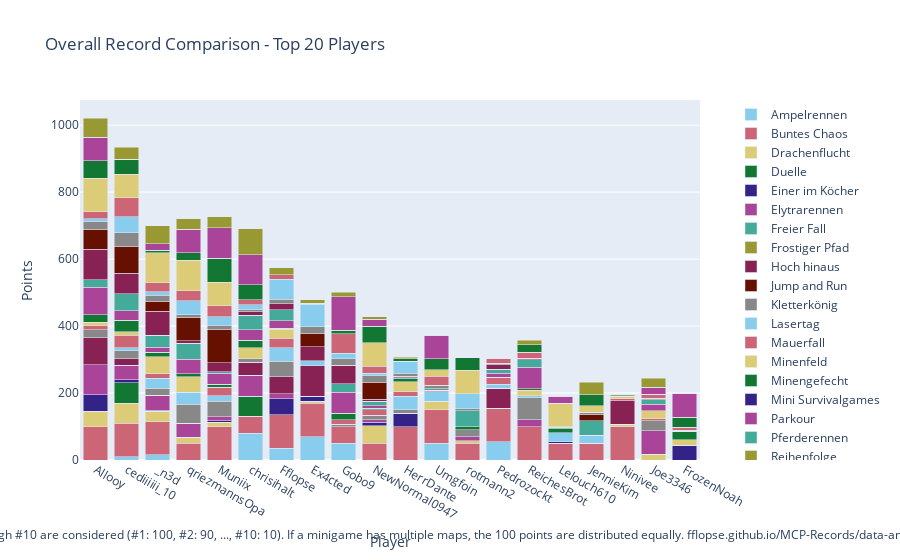

Write notebook code for a chart like this one.
### Code cell
import plotly.graph_objects as go

# Sum all columns to get the total score
outDf['Total'] = outDf.sum(axis=1)

# Sort by total score and fill N/A values with 0
outDf = outDf.sort_values(by='Total', ascending=False).fillna(0)

# Crop to top 10 players
cropDf = outDf.head(20).copy()

# Drop the 'Total' column for plotting
cropDf = cropDf.drop(columns=['Total'])

# Create a color palette
color_palette = px.colors.qualitative.Safe

# Create the stacked bar plot
fig = go.Figure()

cropDf = remove_duplicate_columns(cropDf)

for column in cropDf.columns.difference(['Player']):
    fig.add_trace(go.Bar(
        x=cropDf.index,
        y=cropDf[column],
        name=column,
        marker_color=color_palette[len(fig.data) % len(color_palette)]
    ))

# Update layout
fig.update_layout(
    barmode='stack',
    title='Overall Record Comparison - Top 20 Players',
    xaxis=dict(title='Player'),
    yaxis=dict(title='Points'),
    #height=800,
    #width=1000,
    legend=dict(
        x=1.05,
        y=0.5,
        traceorder='normal',
        font=dict(size=12),
        bgcolor='rgba(255, 255, 255, 0)',
        bordercolor='rgba(0, 0, 0, 0)'
    ),
    margin=dict(r=200),  # Adjust right margin to make room for the legend
    annotations=[
        dict(
            x=0.5,
            y=-0.235,
            xref='paper',
            yref='paper',
            text='Max 100 points per minigame. Records #1 through #10 are considered (#1: 100, #2: 90, ..., #10: 10). If a minigame has multiple maps, the 100 points are distributed equally. fflopse.github.io/MCP-Records/data-analysis/global-ranking.ipynb',
            showarrow=False,
            font=dict(size=12),
            xanchor='center'
        )
    ]
)

fig.show()

# save the plot as an html file

fig.write_html('out/overall_record_comparison.html')

### Figure 1 — Plotly figure (JSON) as saved in the notebook; plotly's stock layout.template omitted (floating-point values rounded to 4 significant figures)
{"data": [{"marker": {"color": "rgb(136, 204, 238)"}, "name": "Ampelrennen", "type": "bar", "x": ["Allooy", "cediiiiii_10", "_n3d", "qriezmannsOpa", "Muniix", "chrisihalt", "Fflopse", "Ex4cted", "Gobo9", "NewNormal0947", "HerrDante", "Umgfoin", "rotmann2", "Pedrozockt", "ReichesBrot", "Lelouch610", "JennieKim", "Ninivee", "Joe3346", "FrozenNoah"], "y": [0.0, 10.0, 15.0, 0.0, 0.0, 80.0, 35.0, 70.0, 50.0, 0.0, 0.0, 50.0, 0.0, 55.0, 0.0, 0.0, 0.0, 0.0, 0.0, 0.0]}, {"marker": {"color": "rgb(204, 102, 119)"}, "name": "Buntes Chaos", "type": "bar", "x": ["Allooy", "cediiiiii_10", "_n3d", "qriezmannsOpa", "Muniix", "chrisihalt", "Fflopse", "Ex4cted", "Gobo9", "NewNormal0947", "HerrDante", "Umgfoin", "rotmann2", "Pedrozockt", "ReichesBrot", "Lelouch610", "JennieKim", "Ninivee", "Joe3346", "FrozenNoah"], "y": [100.0, 100.0, 100.0, 50.0, 100.0, 50.0, 100.0, 100.0, 50.0, 50.0, 100.0, 100.0, 50.0, 100.0, 100.0, 50.0, 50.0, 100.0, 0.0, 0.0]}, {"marker": {"color": "rgb(221, 204, 119)"}, "name": "Drachenflucht", "type": "bar", "x": ["Allooy", "cediiiiii_10", "_n3d", "qriezmannsOpa", "Muniix", "chrisihalt", "Fflopse", "Ex4cted", "Gobo9", "NewNormal0947", "HerrDante", "Umgfoin", "rotmann2", "Pedrozockt", "ReichesBrot", "Lelouch610", "JennieKim", "Ninivee", "Joe3346", "FrozenNoah"], "y": [45.0, 60.0, 30.0, 17.5, 12.5, 0.0, 0.0, 5.0, 0.0, 52.5, 0.0, 25.0, 7.5, 0.0, 0.0, 0.0, 0.0, 7.5, 17.5, 0.0]}, {"marker": {"color": "rgb(17, 119, 51)"}, "name": "Duelle", "type": "bar", "x": ["Allooy", "cediiiiii_10", "_n3d", "qriezmannsOpa", "Muniix", "chrisihalt", "Fflopse", "Ex4cted", "Gobo9", "NewNormal0947", "HerrDante", "Umgfoin", "rotmann2", "Pedrozockt", "ReichesBrot", "Lelouch610", "JennieKim", "Ninivee", "Joe3346", "FrozenNoah"], "y": [0.0, 60.0, 0.0, 0.0, 0.0, 60.0, 0.0, 0.0, 0.0, 0.0, 0.0, 0.0, 0.0, 0.0, 0.0, 0.0, 0.0, 0.0, 0.0, 0.0]}, {"marker": {"color": "rgb(51, 34, 136)"}, "name": "Einer im Köcher", "type": "bar", "x": ["Allooy", "cediiiiii_10", "_n3d", "qriezmannsOpa", "Muniix", "chrisihalt", "Fflopse", "Ex4cted", "Gobo9", "NewNormal0947", "HerrDante", "Umgfoin", "rotmann2", "Pedrozockt", "ReichesBrot", "Lelouch610", "JennieKim", "Ninivee", "Joe3346", "FrozenNoah"], "y": [50.0, 10.0, 4.0, 0.0, 4.0, 0.0, 48.0, 16.0, 0.0, 10.0, 40.0, 0.0, 0.0, 0.0, 0.0, 4.0, 0.0, 0.0, 0.0, 44.0]}, {"marker": {"color": "rgb(170, 68, 153)"}, "name": "Elytrarennen", "type": "bar", "x": ["Allooy", "cediiiiii_10", "_n3d", "qriezmannsOpa", "Muniix", "chrisihalt", "Fflopse", "Ex4cted", "Gobo9", "NewNormal0947", "HerrDante", "Umgfoin", "rotmann2", "Pedrozockt", "ReichesBrot", "Lelouch610", "JennieKim", "Ninivee", "Joe3346", "FrozenNoah"], "y": [90.0, 42.5, 45.0, 42.5, 12.5, 62.5, 15.0, 0.0, 0.0, 7.5, 0.0, 0.0, 12.5, 0.0, 20.0, 0.0, 0.0, 0.0, 70.0, 0.0]}, {"marker": {"color": "rgb(68, 170, 153)"}, "name": "Freier Fall", "type": "bar", "x": ["Allooy", "cediiiiii_10", "_n3d", "qriezmannsOpa", "Muniix", "chrisihalt", "Fflopse", "Ex4cted", "Gobo9", "NewNormal0947", "HerrDante", "Umgfoin", "rotmann2", "Pedrozockt", "ReichesBrot", "Lelouch610", "JennieKim", "Ninivee", "Joe3346", "FrozenNoah"], "y": [0.0, 0.0, 0.0, 0.0, 0.0, 0.0, 0.0, 0.0, 0.0, 0.0, 0.0, 0.0, 0.0, 0.0, 0.0, 0.0, 0.0, 0.0, 0.0, 0.0]}, {"marker": {"color": "rgb(153, 153, 51)"}, "name": "Frostiger Pfad", "type": "bar", "x": ["Allooy", "cediiiiii_10", "_n3d", "qriezmannsOpa", "Muniix", "chrisihalt", "Fflopse", "Ex4cted", "Gobo9", "NewNormal0947", "HerrDante", "Umgfoin", "rotmann2", "Pedrozockt", "ReichesBrot", "Lelouch610", "JennieKim", "Ninivee", "Joe3346", "FrozenNoah"], "y": [0.0, 0.0, 0.0, 0.0, 0.0, 0.0, 0.0, 0.0, 0.0, 0.0, 0.0, 0.0, 0.0, 0.0, 0.0, 0.0, 0.0, 0.0, 0.0, 0.0]}, {"marker": {"color": "rgb(136, 34, 85)"}, "name": "Hoch hinaus", "type": "bar", "x": ["Allooy", "cediiiiii_10", "_n3d", "qriezmannsOpa", "Muniix", "chrisihalt", "Fflopse", "Ex4cted", "Gobo9", "NewNormal0947", "HerrDante", "Umgfoin", "rotmann2", "Pedrozockt", "ReichesBrot", "Lelouch610", "JennieKim", "Ninivee", "Joe3346", "FrozenNoah"], "y": [80.0, 20.0, 0.0, 0.0, 0.0, 40.0, 50.0, 90.0, 0.0, 0.0, 0.0, 0.0, 0.0, 60.0, 0.0, 0.0, 0.0, 70.0, 0.0, 0.0]}, {"marker": {"color": "rgb(102, 17, 0)"}, "name": "Jump and Run", "type": "bar", "x": ["Allooy", "cediiiiii_10", "_n3d", "qriezmannsOpa", "Muniix", "chrisihalt", "Fflopse", "Ex4cted", "Gobo9", "NewNormal0947", "HerrDante", "Umgfoin", "rotmann2", "Pedrozockt", "ReichesBrot", "Lelouch610", "JennieKim", "Ninivee", "Joe3346", "FrozenNoah"], "y": [0.0, 0.0, 0.0, 0.0, 0.0, 0.0, 0.0, 0.0, 0.0, 0.0, 0.0, 0.0, 0.0, 0.0, 0.0, 0.0, 0.0, 0.0, 0.0, 0.0]}, {"marker": {"color": "rgb(136, 136, 136)"}, "name": "Kletterkönig", "type": "bar", "x": ["Allooy", "cediiiiii_10", "_n3d", "qriezmannsOpa", "Muniix", "chrisihalt", "Fflopse", "Ex4cted", "Gobo9", "NewNormal0947", "HerrDante", "Umgfoin", "rotmann2", "Pedrozockt", "ReichesBrot", "Lelouch610", "JennieKim", "Ninivee", "Joe3346", "FrozenNoah"], "y": [23.33, 23.33, 20.0, 56.67, 46.67, 10.0, 46.67, 0.0, 6.667, 13.33, 10.0, 0.0, 20.0, 0.0, 66.67, 0.0, 0.0, 0.0, 30.0, 0.0]}, {"marker": {"color": "rgb(136, 204, 238)"}, "name": "Lasertag", "type": "bar", "x": ["Allooy", "cediiiiii_10", "_n3d", "qriezmannsOpa", "Muniix", "chrisihalt", "Fflopse", "Ex4cted", "Gobo9", "NewNormal0947", "HerrDante", "Umgfoin", "rotmann2", "Pedrozockt", "ReichesBrot", "Lelouch610", "JennieKim", "Ninivee", "Joe3346", "FrozenNoah"], "y": [0.0, 10.0, 30.0, 35.0, 16.67, 0.0, 40.0, 15.0, 0.0, 0.0, 40.0, 28.33, 0.0, 11.67, 5.0, 26.67, 23.33, 0.0, 0.0, 0.0]}, {"marker": {"color": "rgb(204, 102, 119)"}, "name": "Mauerfall", "type": "bar", "x": ["Allooy", "cediiiiii_10", "_n3d", "qriezmannsOpa", "Muniix", "chrisihalt", "Fflopse", "Ex4cted", "Gobo9", "NewNormal0947", "HerrDante", "Umgfoin", "rotmann2", "Pedrozockt", "ReichesBrot", "Lelouch610", "JennieKim", "Ninivee", "Joe3346", "FrozenNoah"], "y": [12.86, 37.14, 14.29, 0.0, 24.29, 0.0, 28.57, 0.0, 12.86, 17.14, 14.29, 5.714, 0.0, 20.0, 0.0, 0.0, 0.0, 5.714, 5.714, 0.0]}, {"marker": {"color": "rgb(221, 204, 119)"}, "name": "Minenfeld", "type": "bar", "x": ["Allooy", "cediiiiii_10", "_n3d", "qriezmannsOpa", "Muniix", "chrisihalt", "Fflopse", "Ex4cted", "Gobo9", "NewNormal0947", "HerrDante", "Umgfoin", "rotmann2", "Pedrozockt", "ReichesBrot", "Lelouch610", "JennieKim", "Ninivee", "Joe3346", "FrozenNoah"], "y": [10.0, 10.0, 50.0, 46.67, 0.0, 33.33, 26.67, 0.0, 0.0, 0.0, 30.0, 0.0, 0.0, 0.0, 16.67, 0.0, 0.0, 6.667, 23.33, 16.67]}, {"marker": {"color": "rgb(17, 119, 51)"}, "name": "Minengefecht", "type": "bar", "x": ["Allooy", "cediiiiii_10", "_n3d", "qriezmannsOpa", "Muniix", "chrisihalt", "Fflopse", "Ex4cted", "Gobo9", "NewNormal0947", "HerrDante", "Umgfoin", "rotmann2", "Pedrozockt", "ReichesBrot", "Lelouch610", "JennieKim", "Ninivee", "Joe3346", "FrozenNoah"], "y": [22.5, 35.0, 13.75, 10.0, 10.0, 22.5, 3.75, 0.0, 20.0, 3.75, 8.75, 0.0, 10.0, 0.0, 3.75, 12.5, 0.0, 0.0, 0.0, 25.0]}, {"marker": {"color": "rgb(51, 34, 136)"}, "name": "Mini Survivalgames", "type": "bar", "x": ["Allooy", "cediiiiii_10", "_n3d", "qriezmannsOpa", "Muniix", "chrisihalt", "Fflopse", "Ex4cted", "Gobo9", "NewNormal0947", "HerrDante", "Umgfoin", "rotmann2", "Pedrozockt", "ReichesBrot", "Lelouch610", "JennieKim", "Ninivee", "Joe3346", "FrozenNoah"], "y": [0.0, 0.0, 0.0, 0.0, 0.0, 0.0, 0.0, 0.0, 0.0, 0.0, 0.0, 0.0, 0.0, 0.0, 0.0, 0.0, 0.0, 0.0, 0.0, 0.0]}, {"marker": {"color": "rgb(170, 68, 153)"}, "name": "Parkour", "type": "bar", "x": ["Allooy", "cediiiiii_10", "_n3d", "qriezmannsOpa", "Muniix", "chrisihalt", "Fflopse", "Ex4cted", "Gobo9", "NewNormal0947", "HerrDante", "Umgfoin", "rotmann2", "Pedrozockt", "ReichesBrot", "Lelouch610", "JennieKim", "Ninivee", "Joe3346", "FrozenNoah"], "y": [82.5, 27.5, 15.0, 42.5, 32.5, 30.0, 22.5, 0.0, 62.5, 7.5, 0.0, 0.0, 0.0, 12.5, 65.0, 0.0, 0.0, 0.0, 20.0, 0.0]}, {"marker": {"color": "rgb(68, 170, 153)"}, "name": "Pferderennen", "type": "bar", "x": ["Allooy", "cediiiiii_10", "_n3d", "qriezmannsOpa", "Muniix", "chrisihalt", "Fflopse", "Ex4cted", "Gobo9", "NewNormal0947", "HerrDante", "Umgfoin", "rotmann2", "Pedrozockt", "ReichesBrot", "Lelouch610", "JennieKim", "Ninivee", "Joe3346", "FrozenNoah"], "y": [21.67, 51.67, 35.0, 48.33, 5.0, 43.33, 33.33, 0.0, 25.0, 13.33, 3.333, 3.333, 46.67, 11.67, 21.67, 5.0, 43.33, 0.0, 13.33, 0.0]}, {"marker": {"color": "rgb(153, 153, 51)"}, "name": "Reihenfolge", "type": "bar", "x": ["Allooy", "cediiiiii_10", "_n3d", "qriezmannsOpa", "Muniix", "chrisihalt", "Fflopse", "Ex4cted", "Gobo9", "NewNormal0947", "HerrDante", "Umgfoin", "rotmann2", "Pedrozockt", "ReichesBrot", "Lelouch610", "JennieKim", "Ninivee", "Joe3346", "FrozenNoah"], "y": [0.0, 0.0, 0.0, 0.0, 0.0, 0.0, 0.0, 0.0, 0.0, 0.0, 0.0, 0.0, 0.0, 0.0, 0.0, 0.0, 0.0, 0.0, 0.0, 0.0]}, {"marker": {"color": "rgb(136, 34, 85)"}, "name": "Replika", "type": "bar", "x": ["Allooy", "cediiiiii_10", "_n3d", "qriezmannsOpa", "Muniix", "chrisihalt", "Fflopse", "Ex4cted", "Gobo9", "NewNormal0947", "HerrDante", "Umgfoin", "rotmann2", "Pedrozockt", "ReichesBrot", "Lelouch610", "JennieKim", "Ninivee", "Joe3346", "FrozenNoah"], "y": [92.05, 60.77, 72.48, 7.094, 27.01, 11.11, 16.75, 41.97, 55.38, 6.667, 3.675, 0.5128, 0.5128, 13.08, 3.59, 0.9402, 0.4274, 0.1709, 0.5128, 0.0]}, {"marker": {"color": "rgb(102, 17, 0)"}, "name": "Runterpurzeln", "type": "bar", "x": ["Allooy", "cediiiiii_10", "_n3d", "qriezmannsOpa", "Muniix", "chrisihalt", "Fflopse", "Ex4cted", "Gobo9", "NewNormal0947", "HerrDante", "Umgfoin", "rotmann2", "Pedrozockt", "ReichesBrot", "Lelouch610", "JennieKim", "Ninivee", "Joe3346", "FrozenNoah"], "y": [60.0, 80.0, 30.0, 70.0, 100.0, 0.0, 0.0, 40.0, 0.0, 50.0, 0.0, 0.0, 0.0, 0.0, 0.0, 0.0, 20.0, 0.0, 0.0, 0.0]}, {"marker": {"color": "rgb(136, 136, 136)"}, "name": "Sammelwahn", "type": "bar", "x": ["Allooy", "cediiiiii_10", "_n3d", "qriezmannsOpa", "Muniix", "chrisihalt", "Fflopse", "Ex4cted", "Gobo9", "NewNormal0947", "HerrDante", "Umgfoin", "rotmann2", "Pedrozockt", "ReichesBrot", "Lelouch610", "JennieKim", "Ninivee", "Joe3346", "FrozenNoah"], "y": [21.03, 41.54, 17.69, 7.179, 11.03, 5.641, 14.1, 20.0, 19.49, 19.23, 9.744, 10.0, 5.385, 5.128, 2.308, 0.7692, 4.872, 1.538, 4.615, 2.564]}, {"marker": {"color": "rgb(136, 204, 238)"}, "name": "Schießstand", "type": "bar", "x": ["Allooy", "cediiiiii_10", "_n3d", "qriezmannsOpa", "Muniix", "chrisihalt", "Fflopse", "Ex4cted", "Gobo9", "NewNormal0947", "HerrDante", "Umgfoin", "rotmann2", "Pedrozockt", "ReichesBrot", "Lelouch610", "JennieKim", "Ninivee", "Joe3346", "FrozenNoah"], "y": [10.0, 47.5, 10.0, 42.5, 25.0, 15.0, 60.0, 67.5, 17.5, 7.5, 35.0, 0.0, 45.0, 0.0, 0.0, 0.0, 0.0, 0.0, 0.0, 0.0]}, {"marker": {"color": "rgb(204, 102, 119)"}, "name": "Skywars", "type": "bar", "x": ["Allooy", "cediiiiii_10", "_n3d", "qriezmannsOpa", "Muniix", "chrisihalt", "Fflopse", "Ex4cted", "Gobo9", "NewNormal0947", "HerrDante", "Umgfoin", "rotmann2", "Pedrozockt", "ReichesBrot", "Lelouch610", "JennieKim", "Ninivee", "Joe3346", "FrozenNoah"], "y": [20.0, 56.67, 26.67, 30.0, 33.33, 15.0, 13.33, 3.333, 58.33, 21.67, 0.0, 26.67, 0.0, 13.33, 16.67, 0.0, 0.0, 0.0, 11.67, 10.0]}, {"marker": {"color": "rgb(221, 204, 119)"}, "name": "Spleef", "type": "bar", "x": ["Allooy", "cediiiiii_10", "_n3d", "qriezmannsOpa", "Muniix", "chrisihalt", "Fflopse", "Ex4cted", "Gobo9", "NewNormal0947", "HerrDante", "Umgfoin", "rotmann2", "Pedrozockt", "ReichesBrot", "Lelouch610", "JennieKim", "Ninivee", "Joe3346", "FrozenNoah"], "y": [100.0, 70.0, 90.0, 90.0, 70.0, 0.0, 0.0, 0.0, 0.0, 70.0, 0.0, 20.0, 70.0, 0.0, 0.0, 70.0, 20.0, 0.0, 0.0, 0.0]}, {"marker": {"color": "rgb(17, 119, 51)"}, "name": "Survivalgames", "type": "bar", "x": ["Allooy", "cediiiiii_10", "_n3d", "qriezmannsOpa", "Muniix", "chrisihalt", "Fflopse", "Ex4cted", "Gobo9", "NewNormal0947", "HerrDante", "Umgfoin", "rotmann2", "Pedrozockt", "ReichesBrot", "Lelouch610", "JennieKim", "Ninivee", "Joe3346", "FrozenNoah"], "y": [52.5, 45.0, 7.5, 22.5, 72.5, 45.0, 0.0, 0.0, 10.0, 50.0, 7.5, 32.5, 37.5, 0.0, 22.5, 0.0, 32.5, 5.0, 0.0, 30.0]}, {"marker": {"color": "rgb(51, 34, 136)"}, "name": "Todeswürfel", "type": "bar", "x": ["Allooy", "cediiiiii_10", "_n3d", "qriezmannsOpa", "Muniix", "chrisihalt", "Fflopse", "Ex4cted", "Gobo9", "NewNormal0947", "HerrDante", "Umgfoin", "rotmann2", "Pedrozockt", "ReichesBrot", "Lelouch610", "JennieKim", "Ninivee", "Joe3346", "FrozenNoah"], "y": [0.0, 0.0, 0.0, 0.0, 0.0, 0.0, 0.0, 0.0, 0.0, 0.0, 0.0, 0.0, 0.0, 0.0, 0.0, 0.0, 0.0, 0.0, 0.0, 0.0]}, {"marker": {"color": "rgb(170, 68, 153)"}, "name": "Turmroulette", "type": "bar", "x": ["Allooy", "cediiiiii_10", "_n3d", "qriezmannsOpa", "Muniix", "chrisihalt", "Fflopse", "Ex4cted", "Gobo9", "NewNormal0947", "HerrDante", "Umgfoin", "rotmann2", "Pedrozockt", "ReichesBrot", "Lelouch610", "JennieKim", "Ninivee", "Joe3346", "FrozenNoah"], "y": [70.0, 0.0, 20.0, 70.0, 90.0, 90.0, 0.0, 0.0, 100.0, 20.0, 0.0, 70.0, 0.0, 0.0, 0.0, 20.0, 0.0, 0.0, 20.0, 70.0]}, {"marker": {"color": "rgb(68, 170, 153)"}, "name": "Waffenfolge", "type": "bar", "x": ["Allooy", "cediiiiii_10", "_n3d", "qriezmannsOpa", "Muniix", "chrisihalt", "Fflopse", "Ex4cted", "Gobo9", "NewNormal0947", "HerrDante", "Umgfoin", "rotmann2", "Pedrozockt", "ReichesBrot", "Lelouch610", "JennieKim", "Ninivee", "Joe3346", "FrozenNoah"], "y": [0.0, 0.0, 0.0, 0.0, 0.0, 0.0, 0.0, 0.0, 0.0, 0.0, 0.0, 0.0, 0.0, 0.0, 0.0, 0.0, 0.0, 0.0, 0.0, 0.0]}, {"marker": {"color": "rgb(153, 153, 51)"}, "name": "Wettrennen", "type": "bar", "x": ["Allooy", "cediiiiii_10", "_n3d", "qriezmannsOpa", "Muniix", "chrisihalt", "Fflopse", "Ex4cted", "Gobo9", "NewNormal0947", "HerrDante", "Umgfoin", "rotmann2", "Pedrozockt", "ReichesBrot", "Lelouch610", "JennieKim", "Ninivee", "Joe3346", "FrozenNoah"], "y": [58.0, 36.0, 54.0, 32.0, 34.0, 78.0, 20.0, 10.0, 14.0, 8.0, 4.0, 0.0, 0.0, 0.0, 14.0, 0.0, 38.0, 0.0, 28.0, 0.0]}], "layout": {"annotations": [{"font": {"size": 12}, "showarrow": false, "text": "Max 100 points per minigame. Records #1 through #10 are considered (#1: 100, #2: 90, ..., #10: 10). If a minigame has multiple maps, the 100 points are distributed equally. fflopse.github.io/MCP-Records/data-analysis/global-ranking.ipynb", "x": 0.5, "xanchor": "center", "xref": "paper", "y": -0.235, "yref": "paper"}], "barmode": "stack", "legend": {"bgcolor": "rgba(255, 255, 255, 0)", "bordercolor": "rgba(0, 0, 0, 0)", "font": {"size": 12}, "traceorder": "normal", "x": 1.05, "y": 0.5}, "margin": {"r": 200}, "title": {"text": "Overall Record Comparison - Top 20 Players"}, "xaxis": {"title": {"text": "Player"}}, "yaxis": {"title": {"text": "Points"}}}}
